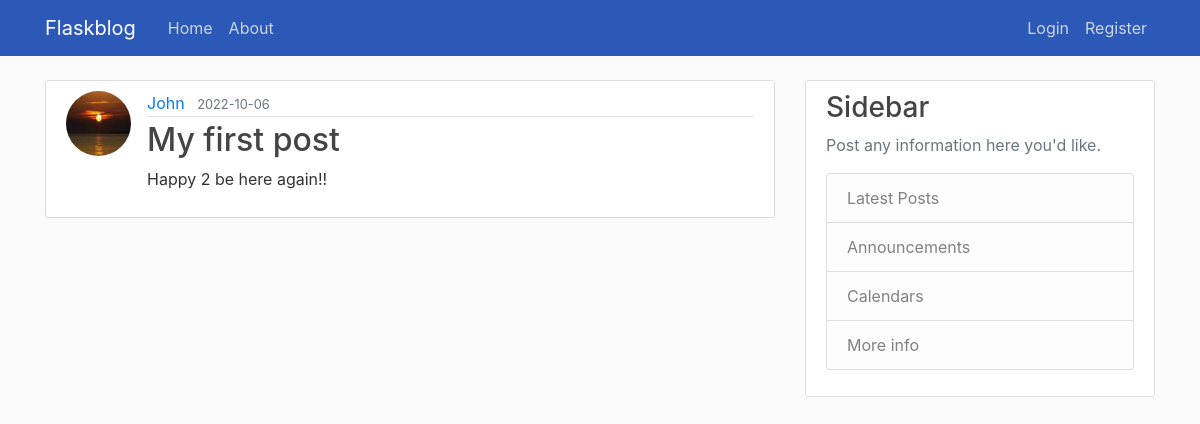
/post/1, run on an earlier commit of the app's database.
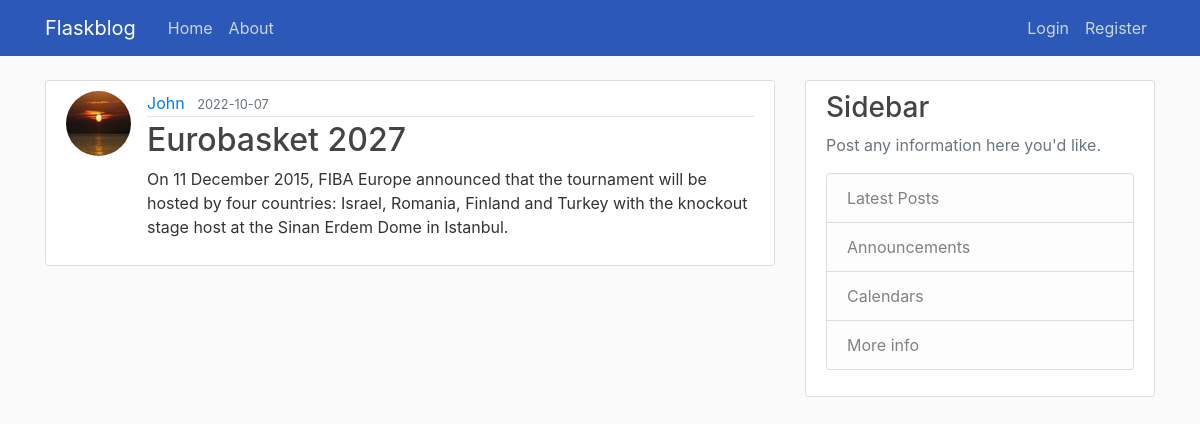
And on a later commit of the database.
### flaskblog/models.py (models this page shows, shortened)
class Post(db.Model):
    id = db.Column(db.Integer, primary_key=True)
    title = db.Column(db.String(100), nullable=False)
    date = db.Column(db.DateTime, nullable=False, default=datetime.utcnow)
    body = db.Column(db.Text, nullable=False)
    user_id = db.Column(db.Integer, db.ForeignKey('user.id'), nullable=False)

### flaskblog/routes.py (the view)
@app.route("/post/<int:post_id>")
def post(post_id):
    post = Post.query.get_or_404(post_id)
    return render_template('post.html', post=post)

### flaskblog/templates/post.html (shortened to what this page needs)
{% extends "layout.html" %}
{% block content %}
    <article class="media content-section">
        <img class="rounded-circle article-img" src="{{ url_for('static', filename='profile_pics/' + post.author.image_file) }}">
        <div class="media-body">
            <div class="article-metadata">
                <a class="mr-2" href="#">{{ post.author.username }}</a>
                <small class="text-muted">{{ post.date.strftime('%Y-%m-%d') }}</small>
            </div>
            <h2 class="article-title">{{ post.title }}</h2>
            <p class="article-content">{{ post.body }}</p>
        </div>
    </article>
{% endblock content %}

What changed in the data, as far as the page shows it:
changed Post: date "2022-10-06" → "2022-10-07"; title "My first post" → "Eurobasket 2027"; body "Happy 2 be here again!!" → "On 11 December 2015, FIBA Europe announced that the tournament will be hosted by four countries: Israel, Romania, Finland and Turkey with the knockout stage host at the Sinan Erdem Dome in Istanbul."
